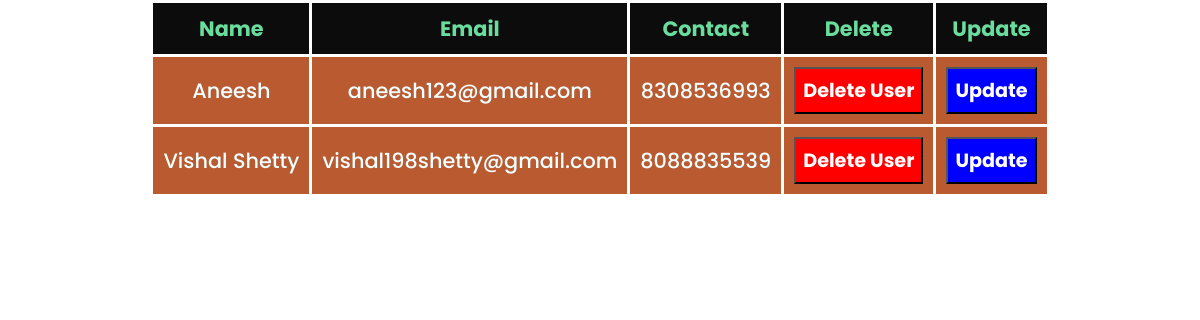
The app's page /superadminAdminUsers.php (signed in), older data.
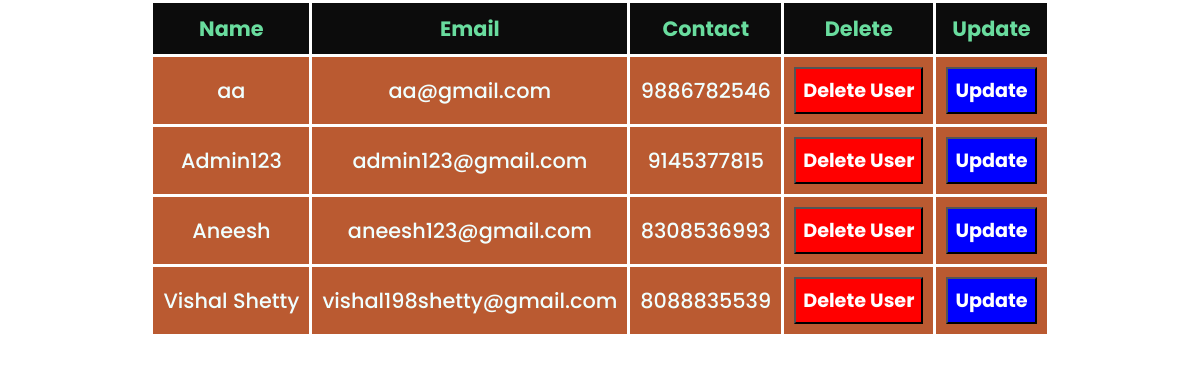
The same page, newer data.
### tables this page shows
CREATE TABLE `employee` (
  `email` varchar(200) NOT NULL,
  `name` text NOT NULL,
  `password` varchar(200) NOT NULL,
  `contact` bigint(10) NOT NULL
);

### superadminAdminUsers.php (the view, shortened to what this page needs)
<?php
include "connection.php";
?>
<!DOCTYPE html>
<html lang="en">
<head>
    <link rel="stylesheet" href="index.css">
</head>
<body>
    <?php
if( $_SESSION['status'] == 'superadmin')
{
echo "
    <table>
        <tr>
        <th>Name</th><th>Email</th><th>Contact</th><th>Delete</th><th>Update</th></tr>";
    $query3="Select * from employee";
    $res=$con->query($query3);
    if($res->num_rows>=1)
    {
        foreach ($res as $key) {
    echo "
    <tr>
        <td>{$key['name']}</td>
        <td>{$key['email']}</td>
        <td>{$key['contact']}</td>
    <td>
    <form method='post' onsubmit='return confirmsubmission();'>
    <input name='emailToDelete'  type='hidden' value='{$key['email']}'>
    <button class='dlt' name='dltbtn' type='submit'>Delete User</button>
    </form></td>
    <td>
    <form method='post' action='' >
    <input name='adminemailToUpdate'  type='hidden' value='{$key['email']}'>
    <button class='dlt' name='updadminbtn' type='submit' style='background-color:blue;'>Update</button>
    </form>
    </td>
    </tr>";
    }
}
    }
    else{
        echo "<script>alert('You are not permitted to view this');
        window.location.href='index.php'</script>";
    }
?>
    </table>
</body>
</html>

Row changes from the older to the newer data that the page shows:
added employee: name "aa", email "aa@gmail.com", contact "9886782546"
added employee: name "Admin123", email "admin123@gmail.com", contact "9145377815"
